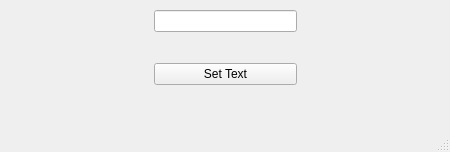
<?xml version="1.0" encoding="UTF-8"?>
<ui version="4.0">
 <class>MainWindow</class>
 <widget class="QMainWindow" name="MainWindow">
  <property name="geometry">
   <rect>
    <x>0</x>
    <y>0</y>
    <width>450</width>
    <height>152</height>
   </rect>
  </property>
  <property name="windowTitle">
   <string>MainWindow</string>
  </property>
  <widget class="QWidget" name="centralwidget">
   <widget class="QWidget" name="verticalLayoutWidget">
    <property name="geometry">
     <rect>
      <x>10</x>
      <y>10</y>
      <width>431</width>
      <height>121</height>
     </rect>
    </property>
    <layout class="QGridLayout" name="gridLayout">
     <item row="2" column="1">
      <widget class="QPushButton" name="pushButton">
       <property name="text">
        <string>Set Text</string>
       </property>
      </widget>
     </item>
     <item row="0" column="0">
      <spacer name="horizontalSpacer">
       <property name="orientation">
        <enum>Qt::Horizontal</enum>
       </property>
       <property name="sizeHint" stdset="0">
        <size>
         <width>40</width>
         <height>20</height>
        </size>
       </property>
      </spacer>
     </item>
     <item row="1" column="1">
      <spacer name="verticalSpacer">
       <property name="orientation">
        <enum>Qt::Vertical</enum>
       </property>
       <property name="sizeHint" stdset="0">
        <size>
         <width>20</width>
         <height>40</height>
        </size>
       </property>
      </spacer>
     </item>
     <item row="3" column="1">
      <spacer name="verticalSpacer_2">
       <property name="orientation">
        <enum>Qt::Vertical</enum>
       </property>
       <property name="sizeHint" stdset="0">
        <size>
         <width>20</width>
         <height>40</height>
        </size>
       </property>
      </spacer>
     </item>
     <item row="0" column="1">
      <widget class="QLineEdit" name="lineEdit"/>
     </item>
     <item row="0" column="2">
      <spacer name="horizontalSpacer_2">
       <property name="orientation">
        <enum>Qt::Horizontal</enum>
       </property>
       <property name="sizeHint" stdset="0">
        <size>
         <width>40</width>
         <height>20</height>
        </size>
       </property>
      </spacer>
     </item>
     <item row="4" column="1">
      <widget class="QLabel" name="label">
       <property name="text">
        <string/>
       </property>
      </widget>
     </item>
    </layout>
   </widget>
  </widget>
  <widget class="QStatusBar" name="statusbar"/>
 </widget>
 <resources/>
 <connections/>
</ui>
